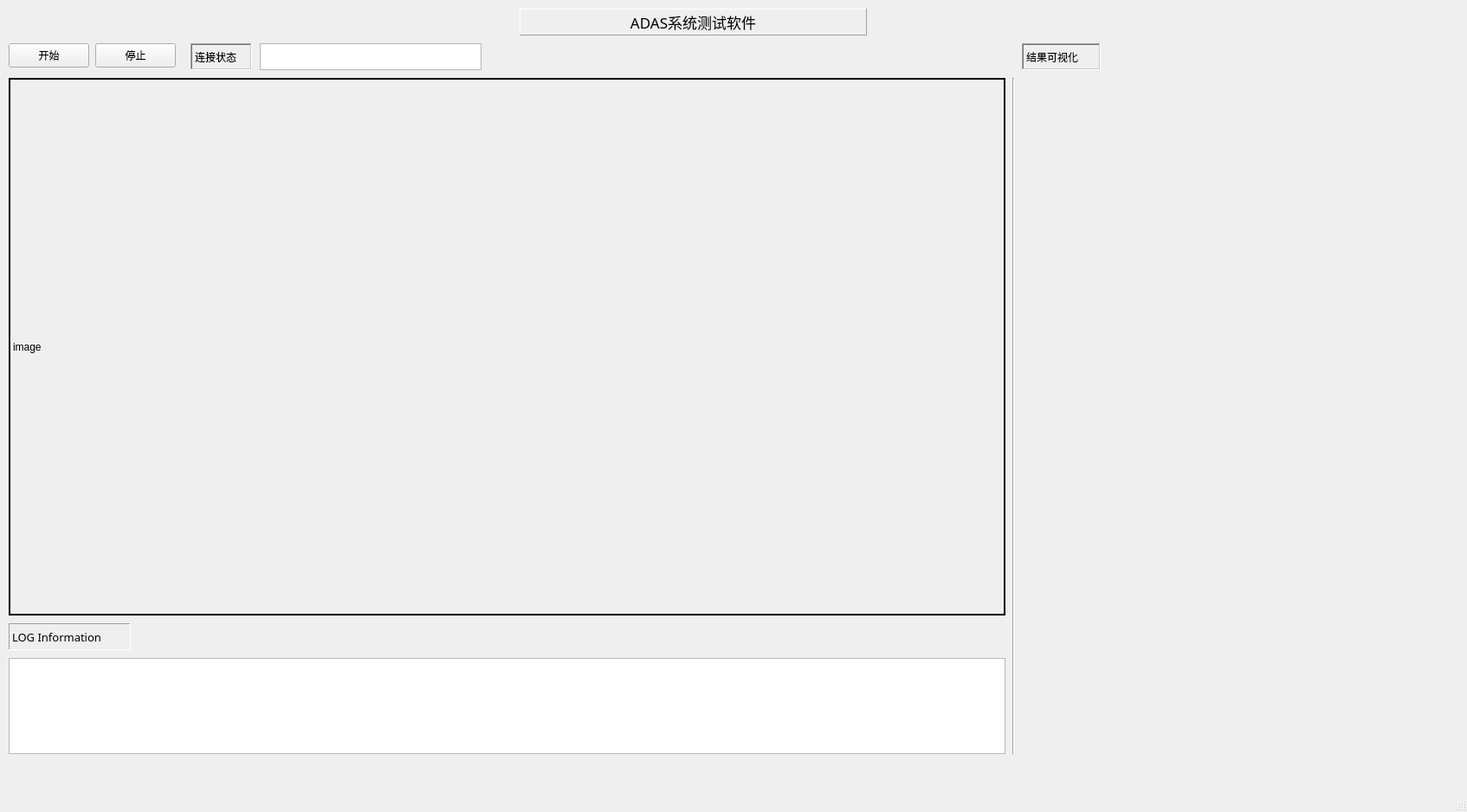
<?xml version="1.0" encoding="UTF-8"?>
<ui version="4.0">
 <class>MainWindow</class>
 <widget class="QMainWindow" name="MainWindow">
  <property name="geometry">
   <rect>
    <x>0</x>
    <y>0</y>
    <width>1694</width>
    <height>938</height>
   </rect>
  </property>
  <property name="windowTitle">
   <string>MainWindow</string>
  </property>
  <widget class="QWidget" name="centralwidget">
   <widget class="QLabel" name="label">
    <property name="geometry">
     <rect>
      <x>600</x>
      <y>10</y>
      <width>401</width>
      <height>31</height>
     </rect>
    </property>
    <property name="font">
     <font>
      <family>宋体</family>
      <pointsize>13</pointsize>
      <weight>50</weight>
      <bold>false</bold>
     </font>
    </property>
    <property name="frameShape">
     <enum>QFrame::Panel</enum>
    </property>
    <property name="frameShadow">
     <enum>QFrame::Raised</enum>
    </property>
    <property name="text">
     <string>ADAS系统测试软件</string>
    </property>
    <property name="alignment">
     <set>Qt::AlignCenter</set>
    </property>
   </widget>
   <widget class="QLabel" name="image_label">
    <property name="geometry">
     <rect>
      <x>10</x>
      <y>90</y>
      <width>1151</width>
      <height>621</height>
     </rect>
    </property>
    <property name="frameShape">
     <enum>QFrame::WinPanel</enum>
    </property>
    <property name="text">
     <string>image</string>
    </property>
   </widget>
   <widget class="QLabel" name="label_4">
    <property name="geometry">
     <rect>
      <x>10</x>
      <y>720</y>
      <width>141</width>
      <height>31</height>
     </rect>
    </property>
    <property name="font">
     <font>
      <family>宋体</family>
      <pointsize>10</pointsize>
     </font>
    </property>
    <property name="frameShape">
     <enum>QFrame::Panel</enum>
    </property>
    <property name="frameShadow">
     <enum>QFrame::Sunken</enum>
    </property>
    <property name="text">
     <string>LOG Information</string>
    </property>
   </widget>
   <widget class="QTextEdit" name="log">
    <property name="geometry">
     <rect>
      <x>10</x>
      <y>760</y>
      <width>1151</width>
      <height>111</height>
     </rect>
    </property>
   </widget>
   <widget class="QPushButton" name="pushButton">
    <property name="geometry">
     <rect>
      <x>10</x>
      <y>50</y>
      <width>93</width>
      <height>28</height>
     </rect>
    </property>
    <property name="text">
     <string>开始</string>
    </property>
   </widget>
   <widget class="QPushButton" name="pushButton_2">
    <property name="geometry">
     <rect>
      <x>110</x>
      <y>50</y>
      <width>93</width>
      <height>28</height>
     </rect>
    </property>
    <property name="text">
     <string>停止</string>
    </property>
   </widget>
   <widget class="QLabel" name="label_2">
    <property name="geometry">
     <rect>
      <x>220</x>
      <y>50</y>
      <width>71</width>
      <height>31</height>
     </rect>
    </property>
    <property name="frameShape">
     <enum>QFrame::WinPanel</enum>
    </property>
    <property name="frameShadow">
     <enum>QFrame::Sunken</enum>
    </property>
    <property name="text">
     <string>连接状态</string>
    </property>
   </widget>
   <widget class="QTextBrowser" name="connection_status">
    <property name="geometry">
     <rect>
      <x>300</x>
      <y>50</y>
      <width>256</width>
      <height>31</height>
     </rect>
    </property>
   </widget>
   <widget class="QLabel" name="label_3">
    <property name="geometry">
     <rect>
      <x>1180</x>
      <y>50</y>
      <width>91</width>
      <height>31</height>
     </rect>
    </property>
    <property name="frameShape">
     <enum>QFrame::WinPanel</enum>
    </property>
    <property name="frameShadow">
     <enum>QFrame::Sunken</enum>
    </property>
    <property name="text">
     <string>结果可视化</string>
    </property>
   </widget>
   <widget class="MyPainter" name="widget" native="true">
    <property name="geometry">
     <rect>
      <x>1180</x>
      <y>90</y>
      <width>501</width>
      <height>781</height>
     </rect>
    </property>
   </widget>
   <widget class="Line" name="line">
    <property name="geometry">
     <rect>
      <x>1160</x>
      <y>90</y>
      <width>20</width>
      <height>781</height>
     </rect>
    </property>
    <property name="orientation">
     <enum>Qt::Vertical</enum>
    </property>
   </widget>
  </widget>
  <widget class="QMenuBar" name="menubar">
   <property name="geometry">
    <rect>
     <x>0</x>
     <y>0</y>
     <width>1694</width>
     <height>26</height>
    </rect>
   </property>
  </widget>
  <widget class="QStatusBar" name="statusbar"/>
 </widget>
 <customwidgets>
  <customwidget>
   <class>MyPainter</class>
   <extends>QWidget</extends>
   <header>mypainter.h</header>
   <container>1</container>
  </customwidget>
 </customwidgets>
 <resources/>
 <connections/>
</ui>
